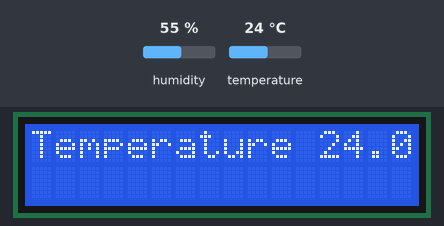
Simulated run of this sketch. Board: Arduino Uno, built with avr-gcc and run on an emulated ATmega328P. Parts: 16×2 character LCD. The test bench sets the inputs (shaded band); at power-on: humidity 55 %, temperature 24 °C.

Above: at 1.2 s.
1.3 s: humidity set to 22 %
At 6.0 s:
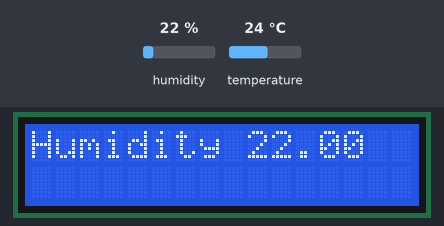
7.7 s: temperature set to 12 °C
At 11.2 s:
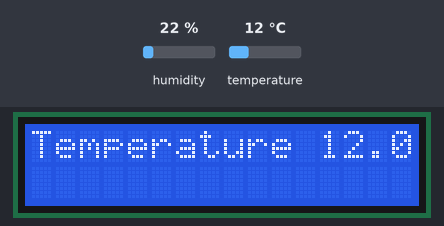
11.9 s: humidity set to 40 %
At 15.1 s:
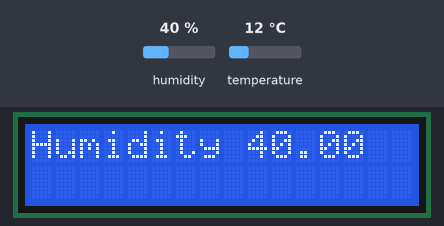
16.0 s: temperature set to 19 °C
At 20.2 s:
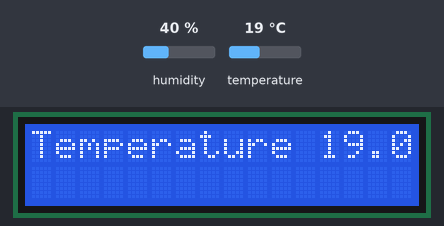
Timing chart, 0 to 21.7 s (numbered marks = the images above; inputs shaded):
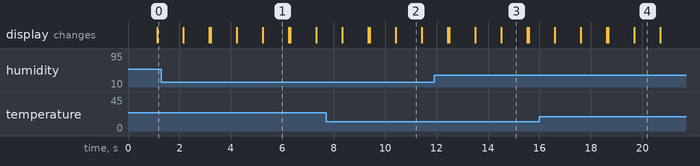

Measured:
- what the display in image 1 shows lasts 1.0 s, from 5.2 s to 6.2 s

The sketch:

dhtLcdPAGING.ino
```cpp
#include<DHT.h>
#include <LiquidCrystal_I2C.h>
int pin=2;
#define DHTTYPE DHT11
DHT dht(pin,DHTTYPE);
LiquidCrystal_I2C lcd(0x3F,16,2);
float t,h;
void setup() {
dht.begin();
lcd.init();
lcd.backlight();
}
void loop() {
t=dht.readTemperature();
h=dht.readHumidity();
page1();
delay(1000);
lcd.clear();
page2();
delay(1000);
lcd.clear();
page3();
delay(1000);
lcd.clear();
}
```

page1.ino
```cpp
void page1(){
  lcd.setCursor(0,0);
  lcd.print("Welcome to the");
  lcd.setCursor(0,1);
  lcd.print("Weather Station!");
}
```

page2.ino
```cpp
void page2(){
lcd.setCursor(0,0);
lcd.print("Temperature ");
lcd.print(t);
}
```

page3.ino
```cpp
void page3(){
  lcd.setCursor(0,0);
  lcd.print("Humidity ");
  lcd.print(h);
}
```
